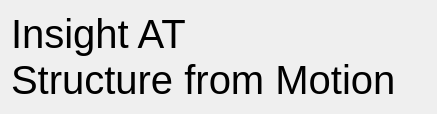
<?xml version="1.0" encoding="UTF-8"?>
<ui version="4.0">
 <class>About</class>
 <widget class="QDialog" name="About">
  <property name="geometry">
   <rect>
    <x>0</x>
    <y>0</y>
    <width>437</width>
    <height>110</height>
   </rect>
  </property>
  <property name="windowTitle">
   <string>About</string>
  </property>
  <layout class="QVBoxLayout" name="verticalLayout">
   <item>
    <widget class="QLabel" name="label">
     <property name="font">
      <font>
       <pointsize>30</pointsize>
      </font>
     </property>
     <property name="text">
      <string>Insight AT
Structure from Motion </string>
     </property>
    </widget>
   </item>
  </layout>
 </widget>
 <resources/>
 <connections/>
</ui>
